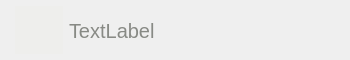
<?xml version="1.0" encoding="UTF-8"?>
<ui version="4.0">
 <class>QQitem</class>
 <widget class="QWidget" name="QQitem">
  <property name="geometry">
   <rect>
    <x>0</x>
    <y>0</y>
    <width>350</width>
    <height>60</height>
   </rect>
  </property>
  <property name="windowTitle">
   <string>Form</string>
  </property>
  <widget class="QWidget" name="layoutWidget">
   <property name="geometry">
    <rect>
     <x>0</x>
     <y>0</y>
     <width>351</width>
     <height>61</height>
    </rect>
   </property>
   <layout class="QHBoxLayout" name="horizontalLayout">
    <item>
     <spacer name="horizontalSpacer">
      <property name="orientation">
       <enum>Qt::Horizontal</enum>
      </property>
      <property name="sizeType">
       <enum>QSizePolicy::Fixed</enum>
      </property>
      <property name="sizeHint" stdset="0">
       <size>
        <width>15</width>
        <height>20</height>
       </size>
      </property>
     </spacer>
    </item>
    <item>
     <widget class="QWidget" name="widget" native="true">
      <property name="minimumSize">
       <size>
        <width>48</width>
        <height>48</height>
       </size>
      </property>
      <property name="maximumSize">
       <size>
        <width>48</width>
        <height>48</height>
       </size>
      </property>
      <widget class="QLabel" name="icon">
       <property name="geometry">
        <rect>
         <x>0</x>
         <y>0</y>
         <width>48</width>
         <height>48</height>
        </rect>
       </property>
       <property name="minimumSize">
        <size>
         <width>48</width>
         <height>48</height>
        </size>
       </property>
       <property name="maximumSize">
        <size>
         <width>48</width>
         <height>48</height>
        </size>
       </property>
       <property name="styleSheet">
        <string notr="true">QLabel {
		background-color: rgb(238, 238, 236);
}</string>
       </property>
       <property name="text">
        <string/>
       </property>
      </widget>
      <widget class="QLabel" name="phone">
       <property name="geometry">
        <rect>
         <x>20</x>
         <y>20</y>
         <width>25</width>
         <height>25</height>
        </rect>
       </property>
       <property name="minimumSize">
        <size>
         <width>25</width>
         <height>25</height>
        </size>
       </property>
       <property name="maximumSize">
        <size>
         <width>25</width>
         <height>25</height>
        </size>
       </property>
       <property name="styleSheet">
        <string notr="true">QLabel{
	
}</string>
       </property>
       <property name="text">
        <string/>
       </property>
      </widget>
     </widget>
    </item>
    <item>
     <widget class="QLabel" name="name">
      <property name="styleSheet">
       <string notr="true">QLabel{
	color: rgb(136, 138, 133);
	font-size: 20px;
}</string>
      </property>
      <property name="text">
       <string>TextLabel</string>
      </property>
     </widget>
    </item>
    <item>
     <spacer name="horizontalSpacer_2">
      <property name="orientation">
       <enum>Qt::Horizontal</enum>
      </property>
      <property name="sizeHint" stdset="0">
       <size>
        <width>40</width>
        <height>20</height>
       </size>
      </property>
     </spacer>
    </item>
   </layout>
  </widget>
 </widget>
 <resources/>
 <connections/>
</ui>
